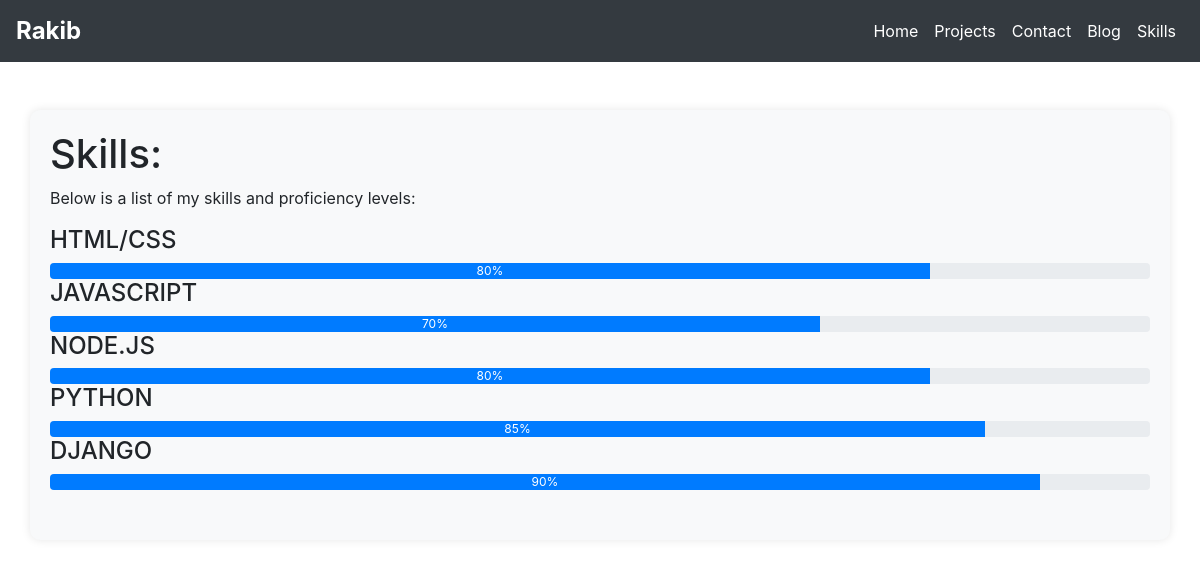
/skill/, run on the app's committed database.
### skill/models.py (models this page shows)
class Skill(models.Model):
    technology =models.CharField(max_length = 30)
    proficiency = models.IntegerField()

### skill/views.py (the view)
# urls.py: path('skill/',include('skill.urls')),
def skill(request):
    skills = Skill.objects.all()
    return render(request,'skill/skills.html',{'skills':skills})

### skill/templates/skill/skills.html
{% extends "base.html" %}
{% block body%}
<div class="container mt-5">
    <div class="row">
      <div class="col">
        <h1>Skills:</h1>
        <p>Below is a list of my skills and proficiency levels:</p>
        {% for skill in skills %}
        <div class="skill">
          <h4>{{skill.technology}}</h4>
          <div class="progress">
            <div class="progress-bar" role="progressbar" style="width: {{skill.proficiency}}%;" aria-valuenow="{{skill.proficiency}}" aria-valuemin="0" aria-valuemax="100">{{skill.proficiency}}%</div>
          </div>
        </div>
        {% endfor %}
      </div>
    </div>
  </div>
{% endblock %}

### static/css/styles.css (style rules this page uses)
.container { padding: 20px; background-color: #f8f9fa; border-radius: 10px; box-shadow: 0 0 10px rgba(0, 0, 0, 0.1); }
.col { margin-bottom: 30px; }

### data on the page
Skill: technology "HTML/CSS", proficiency "80"
Skill: technology "JAVASCRIPT", proficiency "70"
Skill: technology "NODE.JS", proficiency "80"
Skill: technology "PYTHON", proficiency "85"
Skill: technology "DJANGO", proficiency "90"
